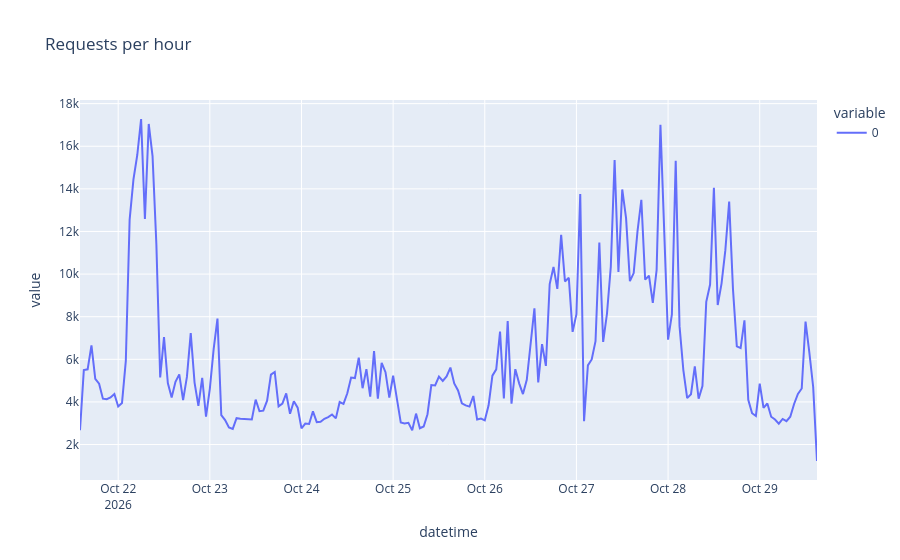

Notebook code for this chart:
### Code cell
hourly = ts.resample('1h').size() # separate by hour 1
px.line(hourly, title="Requests per hour")

### Figure 1 — Plotly figure (JSON) as saved in the notebook; plotly's stock layout.template omitted (floating-point values rounded to 4 significant figures; data arrays with more than 128 entries replaced by an {"elided": "..."} marker saying what was removed)
{"data": [{"hovertemplate": "variable=0<br>datetime=%{x}<br>value=%{y}<extra></extra>", "legendgroup": "0", "line": {"color": "#636efa", "dash": "solid"}, "marker": {"symbol": "circle"}, "mode": "lines", "name": "0", "orientation": "v", "showlegend": true, "type": "scatter", "x": {"elided": "194 str values"}, "xaxis": "x", "y": {"elided": "194 int values"}, "yaxis": "y"}], "layout": {"legend": {"title": {"text": "variable"}, "tracegroupgap": 0}, "title": {"text": "Requests per hour"}, "xaxis": {"anchor": "y", "domain": [0.0, 1.0], "title": {"text": "datetime"}}, "yaxis": {"anchor": "x", "domain": [0.0, 1.0], "title": {"text": "value"}}}}
